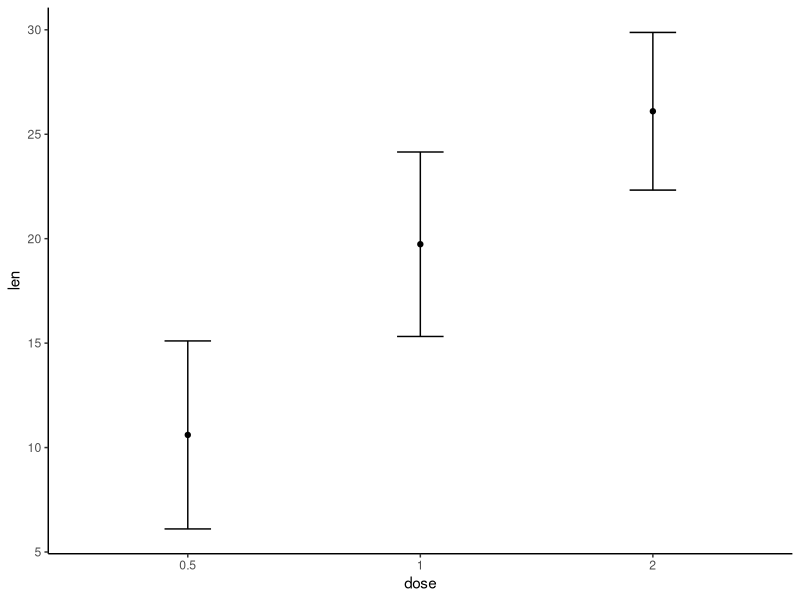

R code for this plot:
##Hello World

## Author: https://www.datanovia.com/
## Notes: Kate Rovinski
## Title: DATA VISUALIZATION USING GGPLOT2
## Date: April 2020

# R script below follows the tutorial on how to assign error bars in GGplot

# Error Bars are used to visualize the variability of the plotted data. 
# Error Bars can be applied to graphs such as, 
#                                           Dot Plots, 
#                                           Barplots, or 
#                                           Line Graphs 
#                             to provide an additional layer of detail on the presented data.

#Generally, Error bars are used to show either the standard deviation, 
#                             standard error, confidence intervals or interquartile range.

# The length of an Error Bar helps reveal the uncertainty of a data point: 
#                             a short Error Bar shows that values are concentrated, 
#                             signalling that the plotted average value is more likely, 
#                             while a long Error Bar would indicate that the values 
#                                            are more spread out and less reliable.



#*********************************
##Libraries
#*********************************
library(ggplot2)
library(ggplot2)
theme_set(
  theme_classic() +
    theme(legend.position = "top")
)
library(dplyr)

#*********************************
## 1.) bringing in the data & checking dimensions
#*********************************

df <- ToothGrowth

dim(ToothGrowth)
# Expected Results
# > dim(ToothGrowth)
# [1] 60  3

df$dose <- as.factor(df$dose)
head(df,3)

#*********************************
## 2.) Summary Statistics
#*********************************
# Direction: Compute summary statistics for the variable len 
#            organized into groups by the variable dose:

# - - - - - - - - - - - - - - - - - - - - - - - - - | 
#   Group by                                        |
#   Group by one or more variables - Description    |
#                                                   |
# Most data operations are done on groups defined by|
# variables. group_by() takes an existing tbl and   |
# converts it into a grouped tbl where operations   |
# are performed "by group".                         |
# ungroup() removes grouping                        |
# - - - - - - - - - - - - - - - - - - - - - - - - - |


# - - - - - - - - - - - - - - - - - - - - - - - - - | 
#   Summarise                                       |
#   summarise {dplyr}                               |
#   Reduce multiple values down to a single value   |
#                                                   |
#   Description                                     |
#                                                   |
# Create one or more scalar variables summarizing   |
# the variables of an existing tbl. Tbls with       |
# groups created by group_by() will result in one   |
# row in the output for each group. Tbls with no    |
# groups will result in one row.                    |
#                                                   |
# - - - - - - - - - - - - - - - - - - - - - - - - - |

df.summary <- df %>%
  group_by(dose) %>%
  summarise(
    sd = sd(len, na.rm = TRUE),
    len = mean(len)
  )
df.summary

# Results
# A tibble: 3 x 3
#   dose     sd   len
#   <fct> <dbl> <dbl>
#[1] 0.5    4.50  10.6
#[2] 1      4.42  19.7
#[3] 2      3.77  26.1


#*********************************
## 3.) Key R functions
#*********************************

# Key R functions and error plot types
# Key functions to create error plots using the summary statistics data:

#geom_crossbar() for hollow bar with middle indicated by horizontal line
#geom_errorbar() for error bars
#geom_errorbarh() for horizontal error bars
#geom_linerange() for drawing an interval represented by a vertical line
#geom_pointrange() for creating an interval represented by a vertical line, with a point in the middle.



#*********************************
## 4.) Initializing the ggplot
#*********************************
# Direction 1:
# Start by initializing ggplot with the summary statistics data:
# Direction 2:   
# Specify x and y as usually
# Direction 3:
#     Specify ymin = len-sd 
# Direction 4:
#     ymax = len+sd to add lower and upper error bars
# Notes
#     If you want only to add upper error bars but not the lower ones, 
#     use ymin = len (instead of len-sd) and ymax = len+sd.


# Initialize ggplot with data
f <- ggplot(
  df.summary, 
  aes(x = dose, y = len, ymin = len-sd, ymax = len+sd)
)

f+ geom_errorbar(width = 0.2) +
  geom_point(size = 1.5)
